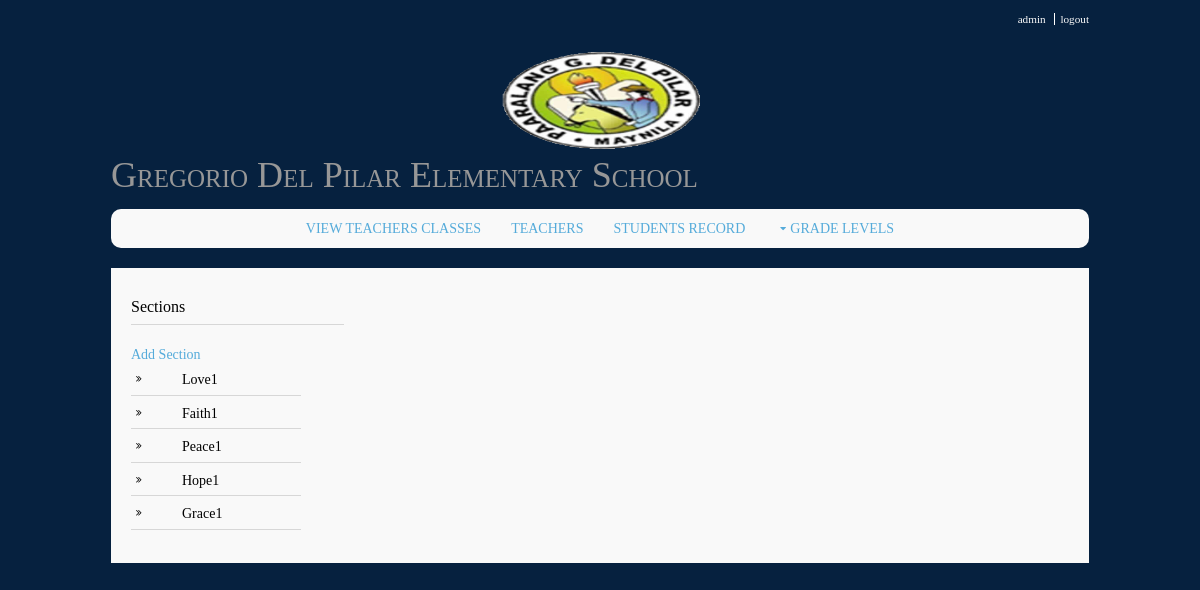
Screenshot of /grade_levels.php?g_id=3 (signed in) with the database file from the repository.
### tables this page shows
CREATE TABLE `sections` (
  `sec_id` int(255) NOT NULL,
  `g_id` int(11) NOT NULL,
  `sec_name` varchar(50) NOT NULL
);

### grade_levels.php (the view, shortened to what this page needs)
<?php
require "required_files.php";
  require_once ("functions/functions.php");
      $g_id = $_GET['g_id'];
           $sections = "SELECT * FROM sections WHERE g_id = '$g_id' ";
           $result_sec = mysqli_query($connect, $sections);
            $g_level = "SELECT * FROM g_level WHERE g_id= '$g_id' ";
            $res = mysqli_query($connect, $g_level);
             while ($row= mysqli_fetch_array($res, MYSQLI_ASSOC)){
              $grade_level = $row['grade_name'];
             }
 ?>
  <div class='wrapper row0'>
 <div id='topbar' class='clear'>
<nav>
 <ul>
  <li> <?php echo $_SESSION['username'];?></li>
 <li><a href='logout.php'>logout</a></li>
 </ul>
 </nav>
 </div>
</div>
<?php
 echo layout();
?>
<div class="wrapper row2">
  <div class="rounded">
    <nav id="mainav" class="clear">
	 <?php
	 echo navigation_principal();
	?>
  </div>
</div>
<div class="wrapper row3">
  <div class="rounded">
    <main class="container clear">
       <div class="sidebar one_quarter first">
        <h6>Sections</h6> <a href='add_section.php?g_id=<?php echo $g_id; ?>'>Add Section</a>
        <nav class="sdb_holder">
        <ul>
        <?php while ($row= mysqli_fetch_array($result_sec, MYSQLI_ASSOC)){ ?>
        <li><a href="grade_sec.php?g_id=<?php echo $g_id; ?>&g=<?php echo $grade_level; ?>&s=<?php echo $row['sec_name']; ?>"><?php echo $row['sec_name']; ?></a></li>
        <?php }?>
        </ul>
        </nav>
        </div>
    </main>
  </div>
</div>
</body>
</html>

### layout/styles/layout.css (style rules this page uses)
#topbar { padding:10px 0 0 0; text-align:right; font-size:.8em; }
#topbar li { display:inline; margin-right:3px; padding-right:8px; border-right:1px solid; }
#topbar li:last-child { margin-right:0; padding-right:0; border:none; }
.container { padding:20px 10px; }
.container h1, .container h2, .container h3, .container h4, .container h5, .container h6, .container .heading { padding-bottom:8px; border-bottom:1px solid; }
.sidebar .sdb_holder { margin-bottom:50px; }
.sidebar .sdb_holder:last-child { margin-bottom:0; }
nav ul, nav ol { margin:0; padding:0; list-style:none; }
#mainav .drop::after, #mainav li li .drop::after, #breadcrumb li a::after, .sidebar nav a::after { position:absolute; font-family:"FontAwesome"; font-size:10px; line-height:10px; }
#mainav { text-align:center; text-transform:uppercase; }
.sidebar nav { display:block; width:80%; }
.sidebar nav li { margin:0 0 3px 0; padding:0; }
.sidebar nav a { display:block; position:relative; margin:0; padding:5px 10px 5px 51px; text-decoration:none; border:solid; border-width:0 0 1px 0; }
.sidebar nav a::after { top:9px; left:5px; content:"\f101"; }
.rounded, input, button, textarea, #header input, #footer input, #slide-wrapper figcaption, .avatar, #comments li, .faico a, #twitter, .pagination a, .pagination strong { border-radius:10px; }
body { color:#F9F9F9; background-color:#06213F; }
a { color:#55ABDA; }
.rounded { background-color:#F9F9F9; }
.row0, .row0 a { color:#F9F9F9; background-color:#06213F; }
.row2, .row2 a { color:#06213F; background-color:inherit; }
.row3 { color:black; background-color:#F9F9F9; }
#topbar li { border-color:#FFFFFF; }
.container h1, .container h2, .container h3, .container h4, .container h5, .container h6, .container .heading { border-color:#D7D7D7; }
.container .sidebar nav a { color:inherit; border-color:#D7D7D7; }
@media screen and (min-width:978px) { .wrapper { max-width:978px; } }

### layout/styles/framework.css (style rules this page uses)
html { overflow-y:scroll; }
body { margin:0; padding:0; font-size:14px; line-height:1.4em; }
.clear, .group { display:block; }
.clear::before, .clear::after, .group::before, .group::after { display:table; content:""; }
.clear, .clear::after, .group, .group::after { clear:both; }
a { outline:none; text-decoration:none; }
body, h1, h2, h3, h4, h5, h6, .heading { font-family:Georgia, "Times New Roman", Times, serif; }
h1, h2, h3, h4, h5, h6, .heading { display:block; margin:0 0 20px 0; font-size:16px; line-height:normal; font-weight:normal; font-style:normal; }
.wrapper { display:block; margin:0 auto 20px; text-align:left; word-wrap:break-word; }
.rounded, #topbar, #header, #mainav, #slider, .container, #footer, #copyright { display:block; width:100%; box-sizing:border-box; }
.rounded { margin:0; padding:10px; }
address, article, aside, figcaption, figure, footer, header, main, nav, section { display:block; margin:0; padding:0; }
.one_half, .one_third, .two_third, .one_quarter, .two_quarter, .three_quarter { display:inline-block; float:left; margin:0 0 0 3.06748466257669%; list-style:none; box-sizing:border-box; }
.first { margin-left:0; clear:left; }
.one_quarter { width:22.69938650306748%; }

### rows the page displays
sections: sec_name "Love1"
sections: sec_name "Faith1"
sections: sec_name "Peace1"
sections: sec_name "Hope1"
sections: sec_name "Grace1"

### other values shown
$_SESSION['username'] "admin"
